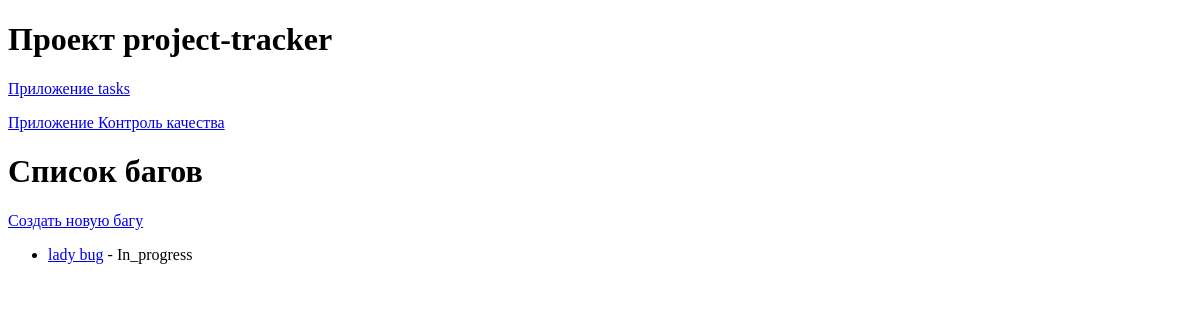
The app's page /quality_control/bugs/, older data.
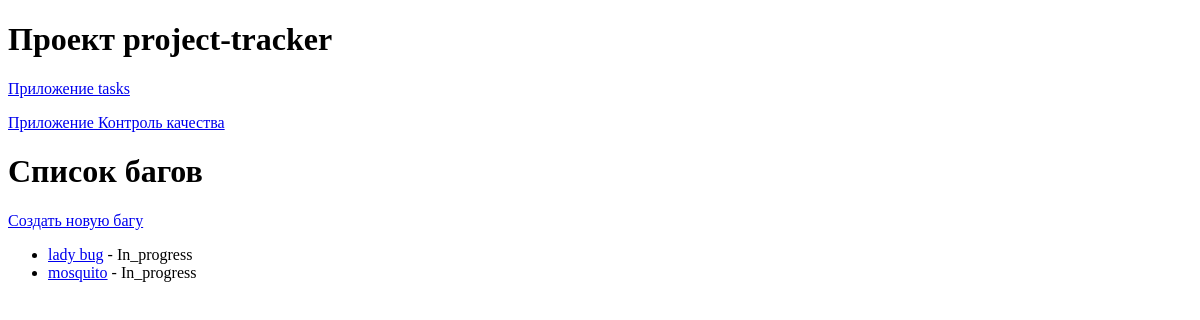
The same page, newer data.
### quality_control/models.py (models this page shows)
class BugReport(models.Model):
    STATUS_CHOICES = [
        ('New', 'Новая'),
        ('In_progress', 'В работе'),
        ('Completed', 'Завершена')
    ]
    PRIORITY_CHOICES = [
        ('1', 'Пониженный'),
        ('2', 'Низкий'),
        ('3', 'Средний'),
        ('4', 'Повышенный'),
        ('5','Высокий')
    ]
    title = models.CharField(max_length=50)
    description = models.TextField()
    project = models.ForeignKey(
        Project,
        related_name='bugs',
        on_delete=models.CASCADE
    )
    task = models.ForeignKey(
        Task,
        related_name='bugs',
        on_delete=models.SET_NULL,
        null=True,
    )
    status = models.CharField(max_length=15, choices=STATUS_CHOICES, default='New')
    priority = models.CharField(max_length=15, choices=PRIORITY_CHOICES, default='3')
    created_at = models.DateTimeField(auto_now_add=True)
    updated_at = models.DateTimeField(auto_now=True)

### quality_control/views.py (the view)
# urls.py: path('bugs/', views.bug_list, name='bug_list'),
def bug_list(request):
    bugs = BugReport.objects.all()
    return render(request, 'quality_control/bug_list.html', {'bug_list': bugs})

### quality_control/templates/quality_control/bug_list.html
{% extends 'base/base.html' %}
{% block content %}
    <h1>Список багов</h1>
    <p><a href="{% url 'quality_control:bug_create' %}">Создать новую багу</a></p>
    <ul>
        {% for bug in bug_list %}
            <li><a href="{% url 'quality_control:bug_detail' bug.id %}">{{ bug.title }}</a> - {{ bug.status }}</li>
        {% endfor %}
    </ul>
{% endblock %}

Row changes from the older to the newer data that the page shows:
added BugReport: title "mosquito", status "In_progress"
